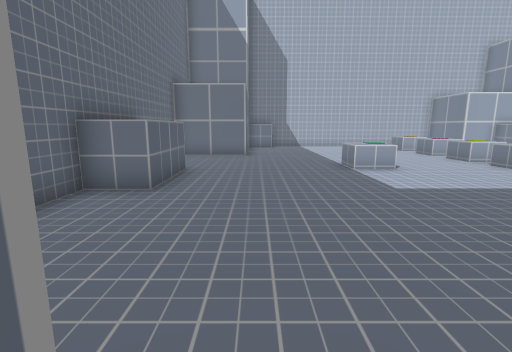
[1] (above)

13 first-person views from a walk through a 3-D level made in the Unity game engine. The camera is 1.3 m above the floor, tilts 10° down and sees 85° across. The floor is counted in squares, 1 m on a side. Each view is taken from the middle of a square. On the plan, view 1 faces up. The plan holds only what a view shows up to about 13 squares ahead; the rest is blank. The player character is not drawn.

[2]
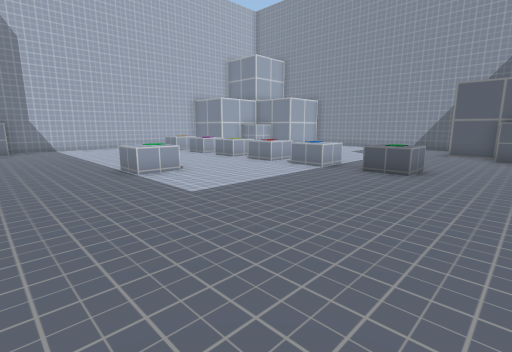

[3]
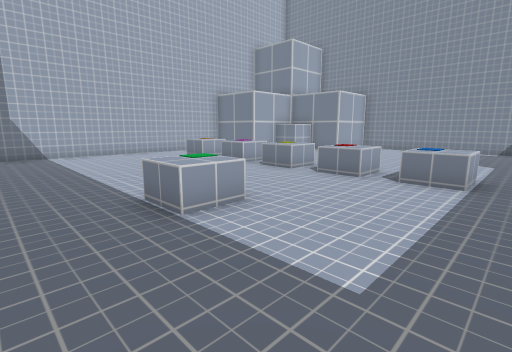

[4]
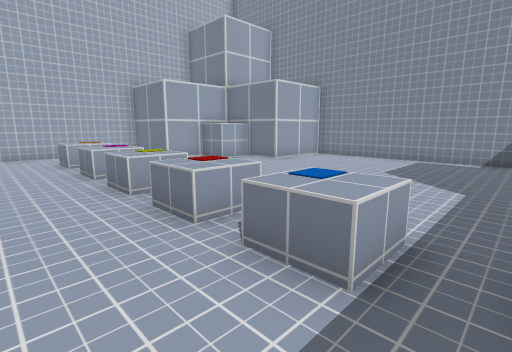

[5]
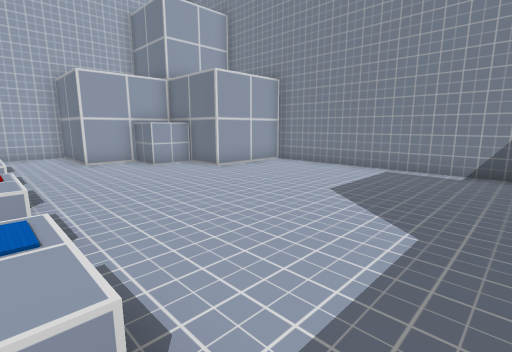

[6]
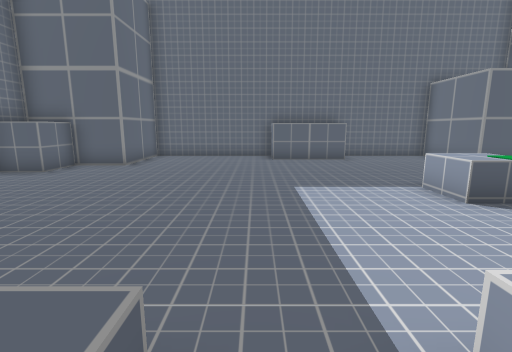

[7]
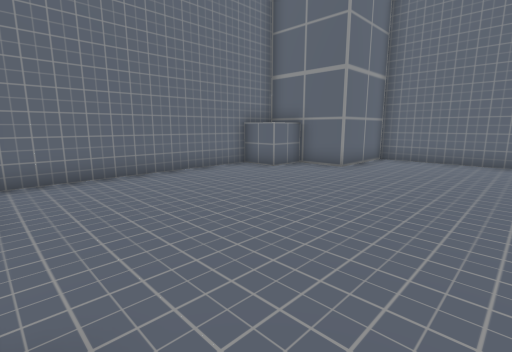

[8]
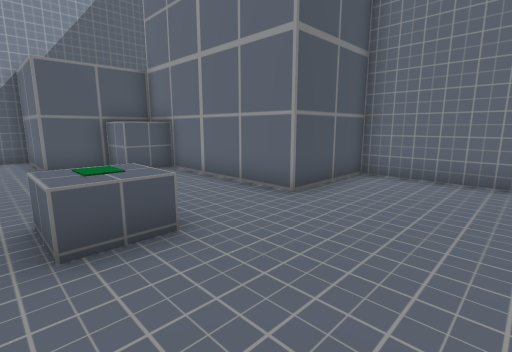

[9]
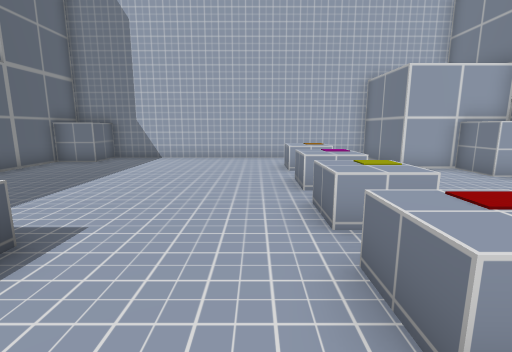

[10]
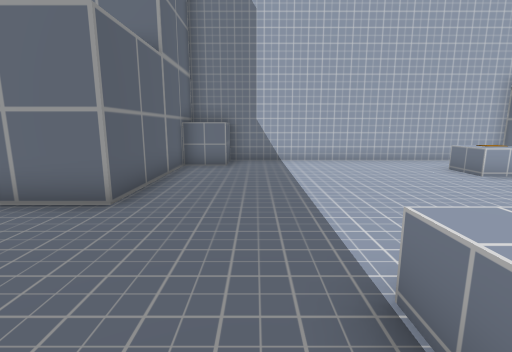

[11]
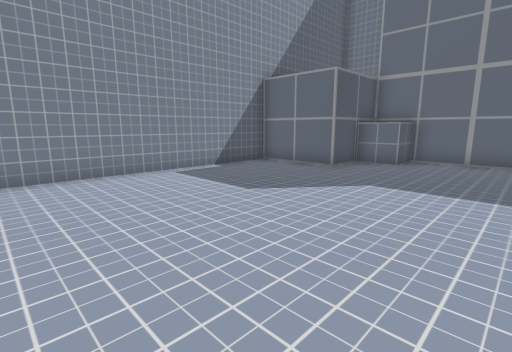

[12]
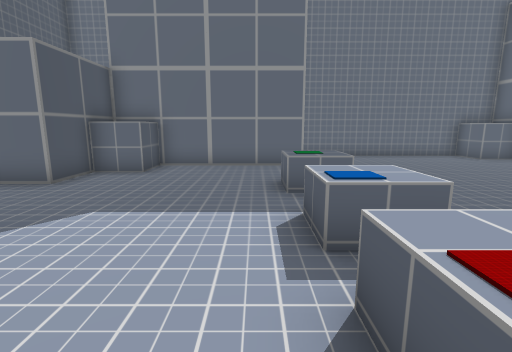

[13]
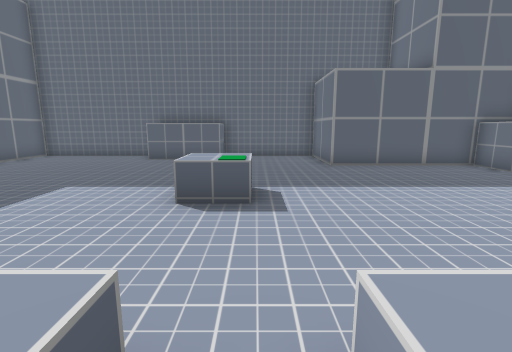

### Floor plan
Points are (right, up) in squares from view 1. A wall is a line through its corners. A room is listed if a view was taken in it or the views show most of it. See-through windows are left out.
Room 1 (views 1, 2, 3, 4, 5, 6, 7, 8, 9, 10, 11, 12, 13)
walls: (-3.6, 5.6) (-3.6, 0.5) (-0.4, 0.5) (-0.4, -2.6); (1.5, -2.6) (8.4, -2.6) (8.4, 0.5) (14.7, 0.5) (14.7, 3.7) (17.9, 3.7) (17.9, 12.6) (14.7, 12.6) (14.7, 15.7) (11.6, 15.7) (11.6, 18.9) (-0.4, 18.9) (-0.4, 12.6) (-3.6, 12.6) (-3.6, 8.4)
objects: other object (-4, 6) to (-2, 7); other object (-4, 8) to (-2, 8); other object (0, -3) to (1, -1); other object (0, 18) to (1, 18); other object (3, 9) to (4, 10); other object (8, 3) to (9, 4); other object (8, 6) to (9, 7); other object (8, 8) to (9, 9); other object (8, 11) to (9, 12); other object (8, 13) to (9, 14); other object (8, 15) to (9, 16); other object (13, 1) to (14, 2); other object (13, 14) to (14, 15)

Where each view was taken, in squares from view 1:
view 1: 0 up, 0 right, facing up
view 2: 1 up, 0 right, facing up-right
view 3: 5 up, 1 right, facing up-right
view 4: 5 up, 6 right, facing up-right
view 5: 5 up, 9 right, facing up-right
view 6: 5 up, 9 right, facing left
view 7: 5 up, 8 right, facing down-left
view 8: 5 up, 5 right, facing down-right
view 9: 7 up, 7 right, facing up
view 10: 8 up, 2 right, facing up
view 11: 12 up, 10 right, facing down-right
view 12: 10 up, 10 right, facing down
view 13: 10 up, 9 right, facing left
